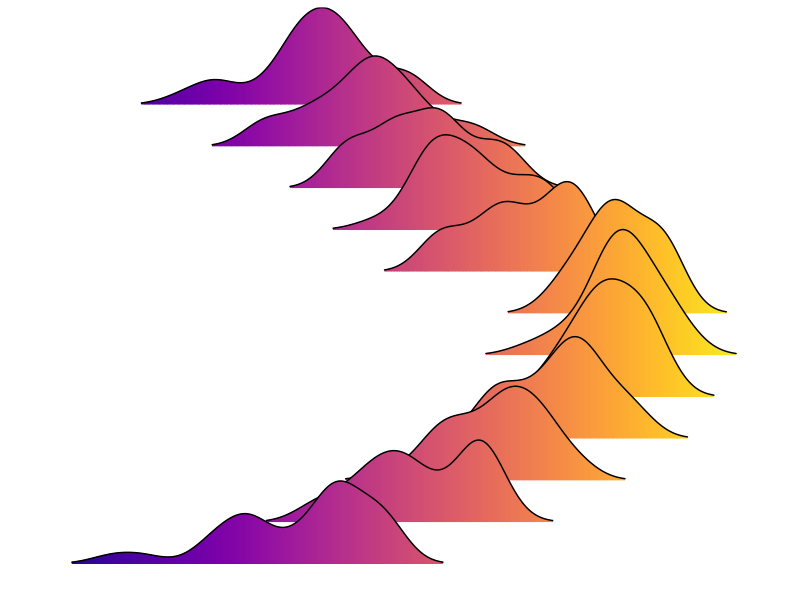

Reproduce this figure in R.
## ---- chunk 1

library(ggplot2)
library(ggridges)
library(viridis)
ggplot(lincoln_weather, aes(x = `Mean Temperature [F]`, y = `Month`, fill = ..x..)) +
  geom_density_ridges_gradient(scale = 3, rel_min_height = 0.01) +
  scale_fill_viridis(name = "Temp. [F]", option = "C") + theme_bw() +
  theme(axis.title.x=element_blank(),
        axis.text.x=element_blank(),
        axis.ticks.x=element_blank())+
  theme(axis.title.y=element_blank(),
        axis.text.y=element_blank(),
        axis.ticks.y=element_blank())+ guides(fill=FALSE) + theme(panel.grid.major = element_blank(), panel.grid.minor = element_blank(),
panel.background = element_blank(),
    panel.border = element_blank())


